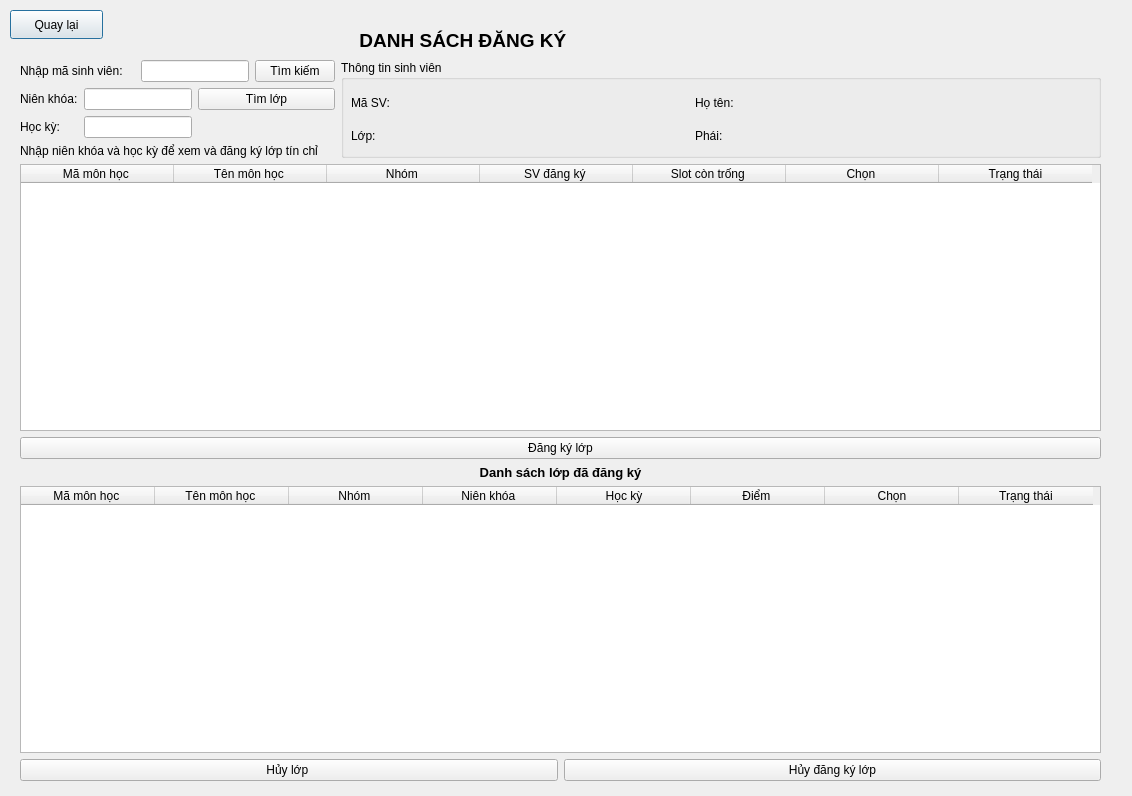
<?xml version="1.0" encoding="UTF-8"?>
<ui version="4.0">
 <class>DanhSachDangKy</class>
 <widget class="QDialog" name="DanhSachDangKy">
  <property name="geometry">
   <rect>
    <x>0</x>
    <y>0</y>
    <width>1132</width>
    <height>796</height>
   </rect>
  </property>
  <property name="windowTitle">
   <string>Dialog</string>
  </property>
  <widget class="QLabel" name="label_8">
   <property name="geometry">
    <rect>
     <x>320</x>
     <y>30</y>
     <width>291</width>
     <height>20</height>
    </rect>
   </property>
   <property name="font">
    <font>
     <pointsize>14</pointsize>
     <bold>true</bold>
    </font>
   </property>
   <property name="text">
    <string>DANH SÁCH ĐĂNG KÝ </string>
   </property>
   <property name="alignment">
    <set>Qt::AlignmentFlag::AlignCenter</set>
   </property>
  </widget>
  <widget class="QPushButton" name="btnQuayLai">
   <property name="geometry">
    <rect>
     <x>10</x>
     <y>10</y>
     <width>93</width>
     <height>29</height>
    </rect>
   </property>
   <property name="text">
    <string>Quay lại</string>
   </property>
  </widget>
  <widget class="QWidget" name="layoutWidget">
   <property name="geometry">
    <rect>
     <x>20</x>
     <y>60</y>
     <width>1081</width>
     <height>721</height>
    </rect>
   </property>
   <layout class="QVBoxLayout" name="verticalLayout">
    <item>
     <layout class="QFormLayout" name="formLayout">
      <item row="0" column="0">
       <layout class="QGridLayout" name="gridLayout_2">
        <item row="0" column="0" colspan="2">
         <widget class="QLabel" name="lblNhapMa">
          <property name="text">
           <string>Nhập mã sinh viên:</string>
          </property>
         </widget>
        </item>
        <item row="0" column="2" colspan="2">
         <widget class="QLineEdit" name="editMASV"/>
        </item>
        <item row="0" column="4">
         <widget class="QPushButton" name="btnLayThongTin">
          <property name="text">
           <string>Tìm kiếm</string>
          </property>
         </widget>
        </item>
        <item row="1" column="0">
         <widget class="QLabel" name="label_6">
          <property name="text">
           <string>Niên khóa:</string>
          </property>
         </widget>
        </item>
        <item row="1" column="1" colspan="2">
         <widget class="QLineEdit" name="editNienKhoa"/>
        </item>
        <item row="1" column="3" colspan="2">
         <widget class="QPushButton" name="btnLocLop">
          <property name="text">
           <string>Tìm lớp</string>
          </property>
         </widget>
        </item>
        <item row="2" column="0">
         <widget class="QLabel" name="label_7">
          <property name="text">
           <string>Học kỳ:</string>
          </property>
         </widget>
        </item>
        <item row="2" column="1" colspan="2">
         <widget class="QLineEdit" name="editHocKy"/>
        </item>
        <item row="3" column="0" colspan="5">
         <widget class="QLabel" name="lblHint">
          <property name="text">
           <string>Nhập niên khóa và học kỳ để xem và đăng ký lớp tín chỉ  </string>
          </property>
         </widget>
        </item>
       </layout>
      </item>
      <item row="0" column="1">
       <widget class="QGroupBox" name="groupBox">
        <property name="title">
         <string>Thông tin sinh viên</string>
        </property>
        <widget class="QWidget" name="">
         <property name="geometry">
          <rect>
           <x>10</x>
           <y>30</y>
           <width>681</width>
           <height>91</height>
          </rect>
         </property>
         <layout class="QGridLayout" name="gridLayout">
          <item row="0" column="0">
           <widget class="QLabel" name="lblMASV">
            <property name="text">
             <string>Mã SV:</string>
            </property>
           </widget>
          </item>
          <item row="0" column="1">
           <widget class="QLabel" name="lblHOTEN">
            <property name="text">
             <string>Họ tên:</string>
            </property>
           </widget>
          </item>
          <item row="1" column="0">
           <widget class="QLabel" name="lblMALOP">
            <property name="text">
             <string>Lớp:</string>
            </property>
           </widget>
          </item>
          <item row="1" column="1">
           <widget class="QLabel" name="lblPHAI">
            <property name="text">
             <string>Phái:</string>
            </property>
           </widget>
          </item>
          <item row="2" column="0">
           <widget class="QLabel" name="lblSoDT">
            <property name="text">
             <string>Số ĐT:</string>
            </property>
           </widget>
          </item>
         </layout>
        </widget>
       </widget>
      </item>
     </layout>
    </item>
    <item>
     <layout class="QGridLayout" name="gridLayout_3">
      <item row="1" column="0">
       <widget class="QPushButton" name="btnDangKy">
        <property name="text">
         <string>Đăng ký lớp</string>
        </property>
       </widget>
      </item>
      <item row="0" column="0">
       <widget class="QTableWidget" name="tableLopTinChi">
        <attribute name="horizontalHeaderMinimumSectionSize">
         <number>40</number>
        </attribute>
        <attribute name="horizontalHeaderDefaultSectionSize">
         <number>153</number>
        </attribute>
        <column>
         <property name="text">
          <string>Mã môn học </string>
         </property>
        </column>
        <column>
         <property name="text">
          <string>Tên môn học </string>
         </property>
        </column>
        <column>
         <property name="text">
          <string>Nhóm </string>
         </property>
        </column>
        <column>
         <property name="text">
          <string>SV đăng ký </string>
         </property>
        </column>
        <column>
         <property name="text">
          <string>Slot còn trống </string>
         </property>
        </column>
        <column>
         <property name="text">
          <string>Chọn </string>
         </property>
        </column>
        <column>
         <property name="text">
          <string>Trạng thái</string>
         </property>
        </column>
       </widget>
      </item>
      <item row="3" column="0">
       <widget class="QTableWidget" name="tableDangKySV">
        <attribute name="horizontalHeaderDefaultSectionSize">
         <number>134</number>
        </attribute>
        <column>
         <property name="text">
          <string>Mã môn học </string>
         </property>
        </column>
        <column>
         <property name="text">
          <string>Tên môn học </string>
         </property>
        </column>
        <column>
         <property name="text">
          <string>Nhóm </string>
         </property>
        </column>
        <column>
         <property name="text">
          <string>Niên khóa </string>
         </property>
        </column>
        <column>
         <property name="text">
          <string>Học kỳ</string>
         </property>
        </column>
        <column>
         <property name="text">
          <string>Điểm </string>
         </property>
        </column>
        <column>
         <property name="text">
          <string>Chọn</string>
         </property>
        </column>
        <column>
         <property name="text">
          <string>Trạng thái</string>
         </property>
        </column>
       </widget>
      </item>
      <item row="2" column="0">
       <widget class="QLabel" name="label_9">
        <property name="font">
         <font>
          <pointsize>10</pointsize>
          <bold>true</bold>
         </font>
        </property>
        <property name="text">
         <string>Danh sách lớp đã đăng ký</string>
        </property>
        <property name="alignment">
         <set>Qt::AlignmentFlag::AlignCenter</set>
        </property>
       </widget>
      </item>
      <item row="4" column="0">
       <layout class="QHBoxLayout" name="horizontalLayout">
        <item>
         <widget class="QPushButton" name="btnHuyLop">
          <property name="text">
           <string>Hủy lớp </string>
          </property>
         </widget>
        </item>
        <item>
         <widget class="QPushButton" name="btnHuyDangKy">
          <property name="text">
           <string>Hủy đăng ký lớp</string>
          </property>
         </widget>
        </item>
       </layout>
      </item>
     </layout>
    </item>
   </layout>
  </widget>
 </widget>
 <resources/>
 <connections/>
</ui>
